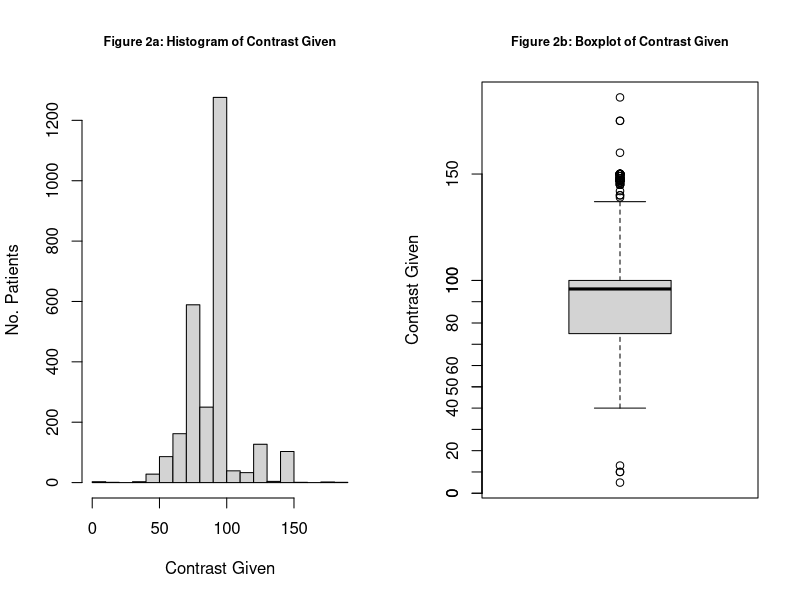
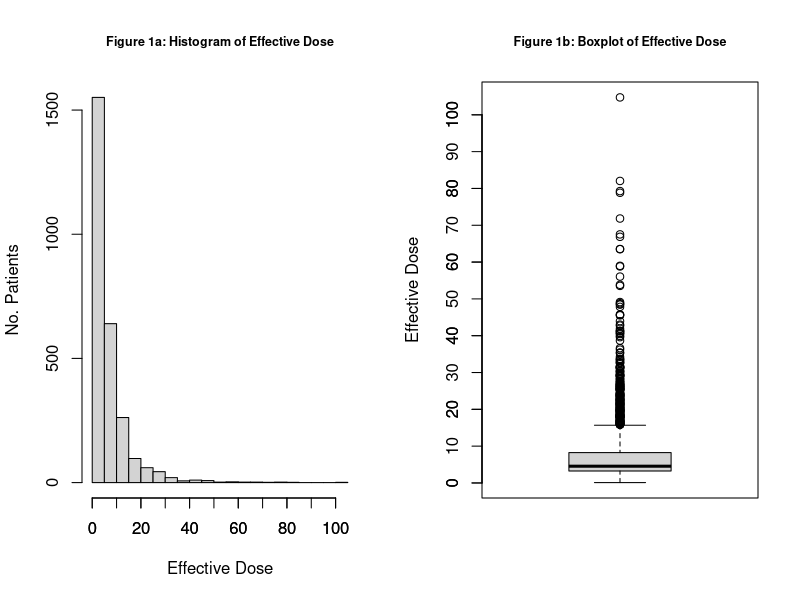

These charts were generated, in order, by the following R code: (Note: this script raises an error after producing the figures.)
## ---- chunk 1
knitr::opts_chunk$set(echo = TRUE)
## ---- chunk 2
## Reading in data
PE <- read.csv("PE_clean.csv")
PE_noNA <- na.omit(PE)

PE$Contrast.Given <- as.numeric(PE$Contrast.Given)
## ---- chunk 3
#####-----------------
## Summ Stats for Effective Dose and Contrast
#####-----------------

summary(PE$Eff.Dose)
summary(PE$Contrast.Given)

## Looking at Contrast alone: Histogram and Boxplot
par(mfrow = c(1,2))
hist(PE$Contrast.Given, breaks = 20, main = "Figure 2a: Histogram of Contrast Given",
     xlab = "Contrast Given", ylab = "No. Patients", cex.main = 0.75)
boxplot(PE$Contrast.Given, main = "Figure 2b: Boxplot of Contrast Given", cex.main = 0.75, 
        ylab = "Contrast Given")
axis(side = 2, at = seq(0,100,10))
par(mfrow = c(1,1))
summary(PE$Contrast.Given)

## Looking at Effective Dose Alone: Histogram and Boxplot
par(mfrow = c(1,2))
hist(PE$Eff.Dose, breaks = 20, main = "Figure 1a: Histogram of Effective Dose",
     xlab = "Effective Dose", ylab = "No. Patients", cex.main = 0.75)
axis(side = 1, at = seq(0,100,10))
boxplot(PE$Eff.Dose, main = "Figure 1b: Boxplot of Effective Dose", cex.main = 0.75, 
        ylab = "Effective Dose")
axis(side = 2, at = seq(0,100,10))
par(mfrow = c(1,1))



## Comparing Age and BMI groups for Eff Dose and Contrast
table(PE$Age_range, PE$BMI_range)

aggregate(Eff.Dose~Age_range+BMI_range, data = PE, FUN = "mean")
aggregate(Eff.Dose~Age_range, data = PE, FUN = "mean")
aggregate(Eff.Dose~BMI_range, data = PE, FUN = "mean")

## Contrast given by age group and BMI group
aggregate(Contrast.Given~Age_range+BMI_range, data = PE, FUN = "mean")
aggregate(Contrast.Given~Age_range, data = PE, FUN = "mean")
aggregate(Contrast.Given~BMI_range, data = PE, FUN = "mean")

## Comparing Scanner Type for Eff Dose and Contrast
aggregate(Eff.Dose~CT.Type, data = PE, FUN = "mean")
aggregate(Contrast.Given~CT.Type, data = PE, FUN = "mean")
aggregate(Eff.Dose~CT.Type, data = PE, FUN = "sd")
aggregate(Contrast.Given~CT.Type, data = PE, FUN = "sd")
## ---- chunk 4
#####-------------------
## Summ Stats for Rate of PE
#####-------------------

PE$PE.Num <- ifelse(PE$Pulmonary.Embolism == "NO", 0, 1)
mean(PE$PE.Num)

## Positivity by Procedure Type
aggregate(PE.Num~Procedure, data = PE, FUN = "mean")

## Two-proportion Z test
p1 <- 0.1093; p2 <- 0.1229; n1 <- 2369; n2 <- 301
pp <- (p1*n1 + p2*n2) / (n1 + n2)
z <- (p1-p2)/(sqrt(pp*(1-pp)*(1/n1 + 1/n2)))
pnorm(z)

## Positivity by Age/BMI
mean(PE$PE.Num)
aggregate(PE.Num~Age_range, data = PE, FUN = "mean")
aggregate(PE.Num~BMI_range, data = PE, FUN = "mean")
aggregate(PE.Num~Age_range+BMI_range, data = PE, FUN = "mean")

## Positivity by Location
aggregate(PE.Num~Location, data = PE, FUN = "mean")
table(PE$Location)
## ---- chunk 5
#####-----------------
## Summ Stats for Patients Testing Positive
####------------------

PE_Pos <- subset(PE, subset = PE.Num == 1)

## Type by Location
table(PE_Pos$Type, PE_Pos$Location)
table(PE_Pos$Type)
table(PE_Pos$Location)

## Type by Age
table(PE_Pos$Type, PE_Pos$Age_range)
table(PE_Pos$Age_range)

## Strain by Location
table(PE_Pos$Strain, PE_Pos$Location)
table(PE_Pos$Strain)

## Strain by Age
table(PE_Pos$Strain, PE_Pos$Age_range)
## ---- chunk 6
#####------------------
## Positivity Model
#####------------------

positivity1 <- glm(PE.Num~Gender+Age_range+Eff.Dose+BMI_range+Procedure+CT.Type+Location,
               family = "binomial", data = PE)
summary(positivity1)

positivity2 <- update(positivity1, .~.-CT.Type)
summary(positivity2)
anova(positivity1, positivity2, test = "Chisq")

positivity3 <- update(positivity2, .~.-Age_range)
anova(positivity2, positivity3, test = "Chisq")
summary(positivity3)

positivity4 <- update(positivity3, .~.-Procedure)
anova(positivity3, positivity4, test = "Chisq") 
summary(positivity4)

positivity5 <- update(positivity4, .~.-Eff.Dose)
summary(positivity5)
anova(positivity4, positivity5, test = "Chisq")

positivity6 <- update(positivity5, .~.-Gender)
anova(positivity5, positivity6, test = "Chisq")
summary(positivity6)

positivity7 <- update(positivity6, .~.-BMI_range)
anova(positivity7, positivity6, test = "Chisq")
summary(positivity7)
## Final model has only Location
## Decided to re-model due to "double rule out" not having any positive test results
## ---- chunk 7
## Removing double rule out procedure from analysis due to no positive test results
PE_nodub <- subset(PE, subset = Procedure != "Double rule out")
pos_nodub1 <- glm(PE.Num~Gender+Age_range+Eff.Dose+BMI_range+Procedure+CT.Type+Location,
               family = "binomial", data = PE_nodub)
summary(pos_nodub1)

pos_nodub2 <- update(pos_nodub1, .~.-Procedure-Age_range-Eff.Dose-CT.Type-Gender)
anova(pos_nodub1, pos_nodub2, test = "Chisq") 
summary(pos_nodub2)
## Final model has BMI and Location

## ---- chunk 8
#####----------------
## Effective Dose Model
#####----------------

effdose1 <- lm(log(Eff.Dose)~CT.Type+BMI_range+Age_range+Gender+Location, data = PE)
summary(effdose1)

effdose2 <- update(effdose1, .~.-Location)
anova(effdose1, effdose2)
## Full model is final model
## ---- chunk 9
#####----------------
## Contrast Model
#####----------------

contrast1 <- lm(Contrast.Given~CT.Type+BMI_range+Age_range+Gender+Location, data = PE)
summary(contrast1)
